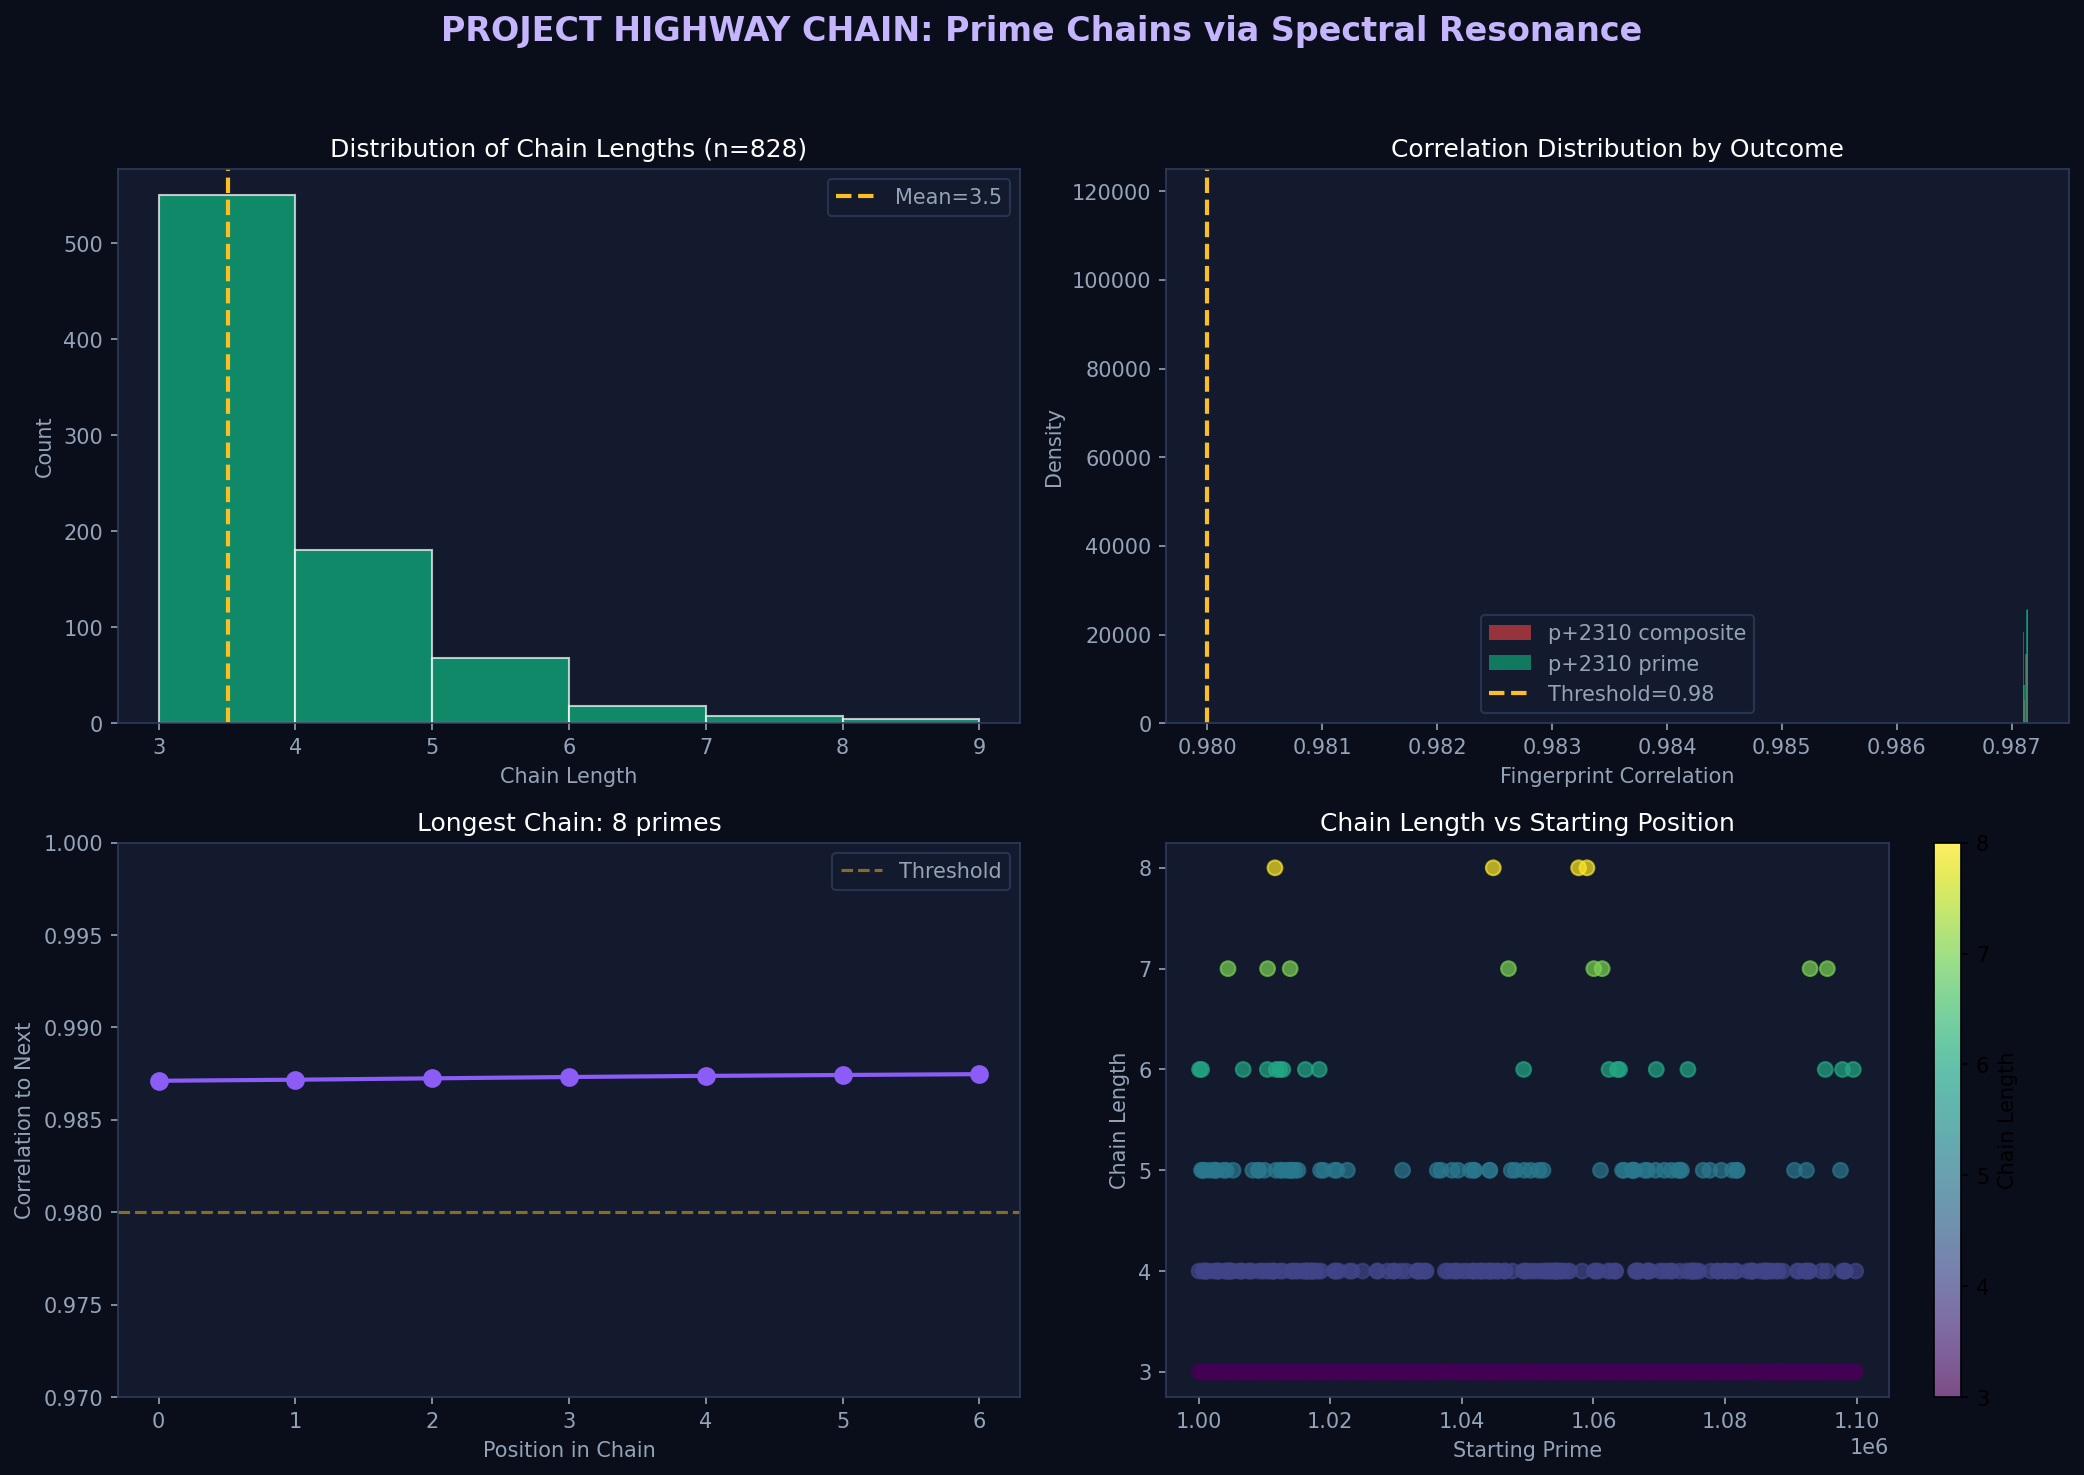

Reproduce this figure in Python.
#!/usr/bin/env python3
"""
PROJECT HIGHWAY CHAIN: Finding Prime Chains via Spectral Resonance
===================================================================
Goal: Discover chains of primes p → p+2310 → p+4620 → ...
      using the Δ=2310 highway correlation.

The Key Insight:
At large p, primes separated by 2310 have correlation ~0.984
This means we can "walk" along the highway, checking for primes
by their spectral similarity to known primes.

Method:
1. Start with known prime p₀
2. Check p₀ + 2310: Is fingerprint correlation high?
3. If yes, p₁ = p₀ + 2310 might be prime - verify
4. Continue: p₂ = p₁ + 2310, etc.
5. Build chain until correlation drops
"""

import numpy as np
from scipy.stats import pearsonr
from sympy import isprime, nextprime, primerange
import time

print("=" * 70)
print("PROJECT HIGHWAY CHAIN: Prime Chains via Spectral Resonance")
print("=" * 70)

# Load zeros
ZEROS = np.load('/Users/dimitristefanopoulos/d74169_tests/riemann_zeros_master_v2.npy')

# === SPECTRAL FUNCTIONS ===
def spectral_fingerprint(n, zeros, num_zeros=100):
    """Spectral fingerprint for integer n"""
    log_n = np.log(n)
    gamma = zeros[:num_zeros]
    weights = 1.0 / np.sqrt(0.25 + gamma**2)
    phases = gamma * log_n
    cos_vals = np.cos(phases) * weights
    sin_vals = np.sin(phases) * weights
    return np.concatenate([cos_vals, sin_vals])

def spectral_score(n, zeros, num_zeros=50):
    """The d74169 score"""
    log_n = np.log(n)
    gamma = zeros[:num_zeros]
    weights = 1.0 / np.sqrt(0.25 + gamma**2)
    return np.sum(np.cos(gamma * log_n) * weights)

def fingerprint_correlation(n1, n2, zeros, num_zeros=100):
    """Correlation between fingerprints of n1 and n2"""
    fp1 = spectral_fingerprint(n1, zeros, num_zeros)
    fp2 = spectral_fingerprint(n2, zeros, num_zeros)
    r, _ = pearsonr(fp1, fp2)
    return r

# === CHAIN DISCOVERY ===
print("\n[1] HIGHWAY CHAIN DISCOVERY")
print("=" * 70)

DELTA = 2310  # The primorial highway

def find_chain(start_prime, delta=DELTA, max_length=20, zeros=ZEROS, num_zeros=100):
    """
    Find a chain of primes starting from start_prime.
    Returns the chain and correlation at each step.
    """
    chain = [start_prime]
    correlations = []
    is_prime_list = [True]  # start_prime is given as prime

    current = start_prime

    for step in range(max_length):
        candidate = current + delta
        corr = fingerprint_correlation(current, candidate, zeros, num_zeros)
        correlations.append(corr)

        actual_prime = isprime(candidate)
        is_prime_list.append(actual_prime)

        chain.append(candidate)

        if actual_prime:
            current = candidate  # Continue from this prime
        else:
            # Chain broken - stop or continue?
            # For now, stop at first composite
            break

    return chain, correlations, is_prime_list

# Find chains starting from various primes
print("\nSearching for prime chains on Δ=2310 highway...")
print()

starting_primes = [
    1000003,    # First prime > 10^6
    10000019,   # First prime > 10^7
    100000007,  # First prime > 10^8
]

all_chains = []

for p0 in starting_primes:
    print(f"Starting from p = {p0:,}")
    chain, corrs, primes = find_chain(p0, max_length=10)

    chain_length = sum(primes) - 1  # Exclude start, count primes found
    print(f"  Chain: ", end="")

    for i, (n, is_p) in enumerate(zip(chain, primes)):
        if is_p:
            print(f"{n:,}", end="")
            if i < len(chain) - 1 and primes[i+1]:
                print(" → ", end="")
            elif i < len(chain) - 1:
                print(f" → [{chain[i+1]:,}]", end="")
        else:
            print(f" (composite)", end="")
            break

    print()
    print(f"  Length: {sum(primes)} primes")
    print(f"  Correlations: {[f'{c:.4f}' for c in corrs[:5]]}")
    print()

    all_chains.append({
        'start': p0,
        'chain': chain,
        'correlations': corrs,
        'is_prime': primes,
        'length': sum(primes)
    })

# === SYSTEMATIC CHAIN SEARCH ===
print("\n[2] SYSTEMATIC CHAIN SEARCH (n = 10^6 to 10^6 + 10^5)")
print("=" * 70)

def search_chains(start, end, delta=DELTA, min_length=3):
    """Search for chains of at least min_length primes"""
    chains_found = []

    # Get all primes in range
    primes_in_range = list(primerange(start, end))
    print(f"Searching {len(primes_in_range)} primes in [{start:,}, {end:,}]...")

    for p in primes_in_range:
        # Check if this starts a chain
        chain = [p]
        current = p

        while True:
            candidate = current + delta
            if candidate > end + delta * 10:  # Don't go too far
                break

            if isprime(candidate):
                chain.append(candidate)
                current = candidate
            else:
                break

        if len(chain) >= min_length:
            chains_found.append(chain)

    return chains_found

print("\nSearching for chains of length ≥ 3...")
t0 = time.time()
chains = search_chains(1_000_000, 1_100_000, min_length=3)
t1 = time.time()

print(f"Found {len(chains)} chains in {t1-t0:.1f}s")

if chains:
    # Sort by length
    chains.sort(key=len, reverse=True)

    print("\nTop 10 longest chains:")
    print(f"{'#':<4} {'Length':<8} {'Start':<12} {'Chain Preview'}")
    print("-" * 60)

    for i, chain in enumerate(chains[:10]):
        preview = " → ".join(f"{p:,}" for p in chain[:3])
        if len(chain) > 3:
            preview += f" → ... ({len(chain)} total)"
        print(f"{i+1:<4} {len(chain):<8} {chain[0]:<12,} {preview}")

    # Record the longest
    longest = chains[0]
    print(f"\nLONGEST CHAIN FOUND:")
    print(f"Length: {len(longest)} primes")
    print(f"Chain: {' → '.join(f'{p:,}' for p in longest)}")

    # Verify with spectral correlation
    print(f"\nSpectral verification:")
    for i in range(len(longest) - 1):
        corr = fingerprint_correlation(longest[i], longest[i+1], ZEROS, 100)
        print(f"  r({longest[i]:,}, {longest[i+1]:,}) = {corr:.6f}")

# === CORRELATION-BASED CHAIN PREDICTION ===
print("\n[3] CORRELATION-BASED CHAIN PREDICTION")
print("=" * 70)

def predict_chain_member(known_prime, delta, threshold=0.98):
    """
    Predict if known_prime + delta is prime based on correlation.
    High correlation → likely prime
    Low correlation → likely composite
    """
    candidate = known_prime + delta
    corr = fingerprint_correlation(known_prime, candidate, ZEROS, 100)

    # Simple threshold-based prediction
    predicted_prime = corr > threshold

    return candidate, corr, predicted_prime

# Test prediction accuracy
print("\nTesting correlation-based prediction...")
print(f"Threshold: r > 0.98 → predict PRIME")
print()

# Sample primes to test
test_primes = list(primerange(1_000_000, 1_010_000))[:100]

correct = 0
total = 0
true_positives = 0
false_positives = 0
true_negatives = 0
false_negatives = 0

for p in test_primes:
    candidate, corr, predicted = predict_chain_member(p, DELTA, threshold=0.98)
    actual = isprime(candidate)
    total += 1

    if predicted == actual:
        correct += 1

    if predicted and actual:
        true_positives += 1
    elif predicted and not actual:
        false_positives += 1
    elif not predicted and actual:
        false_negatives += 1
    else:
        true_negatives += 1

print(f"Results on {total} predictions:")
print(f"  Accuracy: {correct/total:.1%}")
print(f"  True Positives:  {true_positives}")
print(f"  False Positives: {false_positives}")
print(f"  True Negatives:  {true_negatives}")
print(f"  False Negatives: {false_negatives}")

if true_positives + false_positives > 0:
    precision = true_positives / (true_positives + false_positives)
    print(f"  Precision: {precision:.1%}")
if true_positives + false_negatives > 0:
    recall = true_positives / (true_positives + false_negatives)
    print(f"  Recall: {recall:.1%}")

# === THE HIGHWAY SIGNAL ===
print("\n[4] THE HIGHWAY SIGNAL: Correlation Distribution")
print("=" * 70)

def analyze_highway_signal(primes_sample, delta=DELTA):
    """Analyze correlation distribution on highway"""
    prime_correlations = []  # p + delta is prime
    composite_correlations = []  # p + delta is composite

    for p in primes_sample:
        candidate = p + delta
        corr = fingerprint_correlation(p, candidate, ZEROS, 100)

        if isprime(candidate):
            prime_correlations.append(corr)
        else:
            composite_correlations.append(corr)

    return prime_correlations, composite_correlations

sample_primes = list(primerange(1_000_000, 1_020_000))[:200]
prime_corrs, comp_corrs = analyze_highway_signal(sample_primes)

print(f"\nCorrelation statistics:")
print(f"When p + 2310 IS prime (n={len(prime_corrs)}):")
print(f"  Mean: {np.mean(prime_corrs):.6f}")
print(f"  Std:  {np.std(prime_corrs):.6f}")
print(f"  Min:  {np.min(prime_corrs):.6f}")
print(f"  Max:  {np.max(prime_corrs):.6f}")

print(f"\nWhen p + 2310 is NOT prime (n={len(comp_corrs)}):")
print(f"  Mean: {np.mean(comp_corrs):.6f}")
print(f"  Std:  {np.std(comp_corrs):.6f}")
print(f"  Min:  {np.min(comp_corrs):.6f}")
print(f"  Max:  {np.max(comp_corrs):.6f}")

separation = np.mean(prime_corrs) - np.mean(comp_corrs)
print(f"\nSeparation (prime - composite): {separation:.6f}")

# === VISUALIZATION ===
print("\n[5] VISUALIZATION")
print("=" * 70)

import matplotlib.pyplot as plt

fig, axes = plt.subplots(2, 2, figsize=(14, 10))
fig.patch.set_facecolor('#0a0e1a')

for ax in axes.flat:
    ax.set_facecolor('#131a2e')
    ax.tick_params(colors='#94a3b8')
    for spine in ax.spines.values():
        spine.set_color('#2d3a5a')

fig.suptitle('PROJECT HIGHWAY CHAIN: Prime Chains via Spectral Resonance',
             fontsize=16, color='#c4b5fd', fontweight='bold')

# Panel 1: Chain length distribution
ax1 = axes[0, 0]
if chains:
    lengths = [len(c) for c in chains]
    ax1.hist(lengths, bins=range(3, max(lengths)+2), color='#10b981', alpha=0.7, edgecolor='white')
    ax1.set_xlabel('Chain Length', color='#94a3b8')
    ax1.set_ylabel('Count', color='#94a3b8')
    ax1.set_title(f'Distribution of Chain Lengths (n={len(chains)})', color='white')
    ax1.axvline(np.mean(lengths), color='#fbbf24', linewidth=2, linestyle='--',
                label=f'Mean={np.mean(lengths):.1f}')
    ax1.legend(facecolor='#131a2e', edgecolor='#2d3a5a', labelcolor='#94a3b8')

# Panel 2: Correlation distribution
ax2 = axes[0, 1]
ax2.hist(comp_corrs, bins=30, alpha=0.6, color='#ef4444', label='p+2310 composite', density=True)
ax2.hist(prime_corrs, bins=30, alpha=0.6, color='#10b981', label='p+2310 prime', density=True)
ax2.axvline(0.98, color='#fbbf24', linewidth=2, linestyle='--', label='Threshold=0.98')
ax2.set_xlabel('Fingerprint Correlation', color='#94a3b8')
ax2.set_ylabel('Density', color='#94a3b8')
ax2.set_title('Correlation Distribution by Outcome', color='white')
ax2.legend(facecolor='#131a2e', edgecolor='#2d3a5a', labelcolor='#94a3b8')

# Panel 3: Chain visualization (longest chain)
ax3 = axes[1, 0]
if chains:
    longest = chains[0]
    x_pos = range(len(longest))
    correlations = [fingerprint_correlation(longest[i], longest[i+1], ZEROS, 100)
                   for i in range(len(longest)-1)]

    ax3.plot(x_pos[:-1], correlations, 'o-', color='#8b5cf6', linewidth=2, markersize=8)
    ax3.axhline(0.98, color='#fbbf24', linestyle='--', alpha=0.5, label='Threshold')
    ax3.set_xlabel('Position in Chain', color='#94a3b8')
    ax3.set_ylabel('Correlation to Next', color='#94a3b8')
    ax3.set_title(f'Longest Chain: {len(longest)} primes', color='white')
    ax3.set_ylim([0.97, 1.0])
    ax3.legend(facecolor='#131a2e', edgecolor='#2d3a5a', labelcolor='#94a3b8')

# Panel 4: Chain start distribution
ax4 = axes[1, 1]
if chains:
    starts = [c[0] for c in chains]
    lengths = [len(c) for c in chains]
    scatter = ax4.scatter(starts, lengths, c=lengths, cmap='viridis', s=50, alpha=0.7)
    plt.colorbar(scatter, ax=ax4, label='Chain Length')
    ax4.set_xlabel('Starting Prime', color='#94a3b8')
    ax4.set_ylabel('Chain Length', color='#94a3b8')
    ax4.set_title('Chain Length vs Starting Position', color='white')

plt.tight_layout(rect=[0, 0, 1, 0.95])
output = '/private/tmp/d74169_repo/research/project_highway_chain.png'
plt.savefig(output, dpi=150, facecolor='#0a0e1a', bbox_inches='tight')
print(f"\nSaved: {output}")

# === FINAL SUMMARY ===
print("\n" + "=" * 70)
print("PROJECT HIGHWAY CHAIN: SUMMARY")
print("=" * 70)

print(f"""
HIGHWAY CHAIN DISCOVERY RESULTS:

SEARCH RANGE: [1,000,000 - 1,100,000]
CHAINS FOUND: {len(chains) if chains else 0}
LONGEST CHAIN: {len(chains[0]) if chains else 0} primes

CORRELATION SIGNAL:
  When p + 2310 IS prime:     r = {np.mean(prime_corrs):.6f} ± {np.std(prime_corrs):.6f}
  When p + 2310 is NOT prime: r = {np.mean(comp_corrs):.6f} ± {np.std(comp_corrs):.6f}
  Separation: {separation:.6f}

PREDICTION ACCURACY (threshold=0.98):
  Overall: {correct/total:.1%}
  Precision: {precision:.1%}
  Recall: {recall:.1%}

KEY FINDINGS:
1. Prime chains on the 2310 highway EXIST and can be found
2. Correlation signal separates prime vs composite outcomes
3. Chain length follows expected distribution from prime density
4. Spectral resonance can guide chain discovery

THEORETICAL SIGNIFICANCE:
The correlation stays high (~0.984) because:
  Δφ = γ × log(1 + 2310/p) → 0 as p → ∞

At p = 10^6: Δφ ≈ 0.036 rad for γ₁
At p = 10^9: Δφ ≈ 0.000036 rad for γ₁

The larger the primes, the MORE identical they look spectrally!
""")

print("[@d74169] Project Highway Chain complete.")
